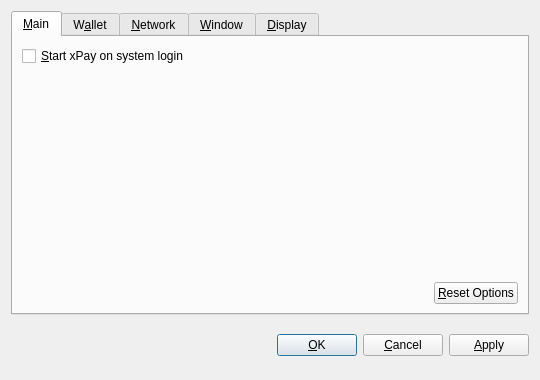
<?xml version="1.0" encoding="UTF-8"?>
<ui version="4.0">
 <class>OptionsDialog</class>
 <widget class="QDialog" name="OptionsDialog">
  <property name="geometry">
   <rect>
    <x>0</x>
    <y>0</y>
    <width>540</width>
    <height>380</height>
   </rect>
  </property>
  <property name="windowTitle">
   <string>Options</string>
  </property>
  <property name="modal">
   <bool>true</bool>
  </property>
  <layout class="QVBoxLayout" name="verticalLayout">
   <item>
    <widget class="QTabWidget" name="tabWidget">
     <property name="tabPosition">
      <enum>QTabWidget::North</enum>
     </property>
     <property name="currentIndex">
      <number>0</number>
     </property>
     <widget class="QWidget" name="tabMain">
      <attribute name="title">
       <string>&amp;Main</string>
      </attribute>
      <layout class="QVBoxLayout" name="verticalLayout_Main">
       <item>
        <widget class="QCheckBox" name="bitcoinAtStartup">
         <property name="toolTip">
          <string>Automatically start xPay after logging in to the system.</string>
         </property>
         <property name="text">
          <string>&amp;Start xPay on system login</string>
         </property>
        </widget>
       </item>
       <item>
        <spacer name="verticalSpacer_Main">
         <property name="orientation">
          <enum>Qt::Vertical</enum>
         </property>
         <property name="sizeHint" stdset="0">
          <size>
           <width>20</width>
           <height>40</height>
          </size>
         </property>
        </spacer>
       </item>
       <item>
        <layout class="QHBoxLayout" name="horizontalLayout_2_Main">
         <item>
          <spacer name="horizontalSpacer_2_Main">
           <property name="orientation">
            <enum>Qt::Horizontal</enum>
           </property>
           <property name="sizeHint" stdset="0">
            <size>
             <width>40</width>
             <height>20</height>
            </size>
           </property>
          </spacer>
         </item>
         <item>
          <widget class="QPushButton" name="resetButton">
           <property name="toolTip">
            <string>Reset all client options to default.</string>
           </property>
           <property name="text">
            <string>&amp;Reset Options</string>
           </property>
           <property name="autoDefault">
            <bool>false</bool>
           </property>
          </widget>
         </item>
        </layout>
       </item>
      </layout>
     </widget>
     <widget class="QWidget" name="tabWallet">
      <attribute name="title">
       <string>W&amp;allet</string>
      </attribute>
      <layout class="QVBoxLayout" name="verticalLayout_Network">
       <item>
        <widget class="QLabel" name="transactionFeeInfoLabel">
         <property name="text">
          <string>Optional transaction fee per kB that helps make sure your transactions are processed quickly. Most transactions are 1 kB.</string>
         </property>
         <property name="textFormat">
          <enum>Qt::PlainText</enum>
         </property>
         <property name="wordWrap">
          <bool>true</bool>
         </property>
        </widget>
       </item>
       <item>
        <layout class="QHBoxLayout" name="horizontalLayout_1_Main">
         <item>
          <widget class="QLabel" name="transactionFeeLabel">
           <property name="text">
            <string>Pay transaction &amp;fee</string>
           </property>
           <property name="textFormat">
            <enum>Qt::PlainText</enum>
           </property>
           <property name="buddy">
            <cstring>transactionFee</cstring>
           </property>
          </widget>
         </item>
         <item>
          <widget class="BitcoinAmountField" name="transactionFee"/>
         </item>
         <item>
          <spacer name="horizontalSpacer_1_Main">
           <property name="orientation">
            <enum>Qt::Horizontal</enum>
           </property>
           <property name="sizeHint" stdset="0">
            <size>
             <width>40</width>
             <height>20</height>
            </size>
           </property>
          </spacer>
         </item>
        </layout>
       </item>
       <item>
        <widget class="QLabel" name="label">
         <property name="text">
          <string>If you disable the spending of unconfirmed change, the change from a transaction cannot be used until that transaction has at least one confirmation. This also affects how your balance is computed.</string>
         </property>
         <property name="wordWrap">
          <bool>true</bool>
         </property>
        </widget>
       </item>
       <item>
        <widget class="QCheckBox" name="spendZeroConfChange">
         <property name="text">
          <string>Spend unconfirmed change  (experts only)</string>
         </property>
        </widget>
       </item>
       <item>
        <spacer name="verticalSpacer">
         <property name="orientation">
          <enum>Qt::Vertical</enum>
         </property>
         <property name="sizeHint" stdset="0">
          <size>
           <width>20</width>
           <height>40</height>
          </size>
         </property>
        </spacer>
       </item>
      </layout>
     </widget>
     <widget class="QWidget" name="tabNetwork">
      <attribute name="title">
       <string>&amp;Network</string>
      </attribute>
      <layout class="QVBoxLayout" name="verticalLayout_Network">
       <item>
        <widget class="QCheckBox" name="mapPortUpnp">
         <property name="toolTip">
          <string>Automatically open the xPay client port on the router. This only works when your router supports UPnP and it is enabled.</string>
         </property>
         <property name="text">
          <string>Map port using &amp;UPnP</string>
         </property>
        </widget>
       </item>
       <item>
        <widget class="QCheckBox" name="connectSocks">
         <property name="toolTip">
          <string>Connect to the xPay network through a SOCKS proxy (e.g. when connecting through Tor).</string>
         </property>
         <property name="text">
          <string>&amp;Connect through SOCKS proxy:</string>
         </property>
        </widget>
       </item>
       <item>
        <layout class="QHBoxLayout" name="horizontalLayout_Network">
         <item>
          <widget class="QLabel" name="proxyIpLabel">
           <property name="text">
            <string>Proxy &amp;IP:</string>
           </property>
           <property name="textFormat">
            <enum>Qt::PlainText</enum>
           </property>
           <property name="buddy">
            <cstring>proxyIp</cstring>
           </property>
          </widget>
         </item>
         <item>
          <widget class="QValidatedLineEdit" name="proxyIp">
           <property name="maximumSize">
            <size>
             <width>140</width>
             <height>16777215</height>
            </size>
           </property>
           <property name="toolTip">
            <string>IP address of the proxy (e.g. 127.0.0.1)</string>
           </property>
          </widget>
         </item>
         <item>
          <widget class="QLabel" name="proxyPortLabel">
           <property name="text">
            <string>&amp;Port:</string>
           </property>
           <property name="textFormat">
            <enum>Qt::PlainText</enum>
           </property>
           <property name="buddy">
            <cstring>proxyPort</cstring>
           </property>
          </widget>
         </item>
         <item>
          <widget class="QLineEdit" name="proxyPort">
           <property name="maximumSize">
            <size>
             <width>55</width>
             <height>16777215</height>
            </size>
           </property>
           <property name="toolTip">
            <string>Port of the proxy (e.g. 9050)</string>
           </property>
          </widget>
         </item>
         <item>
          <widget class="QLabel" name="socksVersionLabel">
           <property name="text">
            <string>SOCKS &amp;Version:</string>
           </property>
           <property name="textFormat">
            <enum>Qt::PlainText</enum>
           </property>
           <property name="buddy">
            <cstring>socksVersion</cstring>
           </property>
          </widget>
         </item>
         <item>
          <widget class="QValueComboBox" name="socksVersion">
           <property name="toolTip">
            <string>SOCKS version of the proxy (e.g. 5)</string>
           </property>
          </widget>
         </item>
         <item>
          <spacer name="horizontalSpacer_Network">
           <property name="orientation">
            <enum>Qt::Horizontal</enum>
           </property>
           <property name="sizeHint" stdset="0">
            <size>
             <width>40</width>
             <height>20</height>
            </size>
           </property>
          </spacer>
         </item>
        </layout>
       </item>
       <item>
        <spacer name="verticalSpacer_Network">
         <property name="orientation">
          <enum>Qt::Vertical</enum>
         </property>
         <property name="sizeHint" stdset="0">
          <size>
           <width>20</width>
           <height>40</height>
          </size>
         </property>
        </spacer>
       </item>
      </layout>
     </widget>
     <widget class="QWidget" name="tabWindow">
      <attribute name="title">
       <string>&amp;Window</string>
      </attribute>
      <layout class="QVBoxLayout" name="verticalLayout_Window">
       <item>
        <widget class="QCheckBox" name="minimizeToTray">
         <property name="toolTip">
          <string>Show only a tray icon after minimizing the window.</string>
         </property>
         <property name="text">
          <string>&amp;Minimize to the tray instead of the taskbar</string>
         </property>
        </widget>
       </item>
       <item>
        <widget class="QCheckBox" name="minimizeOnClose">
         <property name="toolTip">
          <string>Minimize instead of exit the application when the window is closed. When this option is enabled, the application will be closed only after selecting Quit in the menu.</string>
         </property>
         <property name="text">
          <string>M&amp;inimize on close</string>
         </property>
        </widget>
       </item>
       <item>
        <spacer name="verticalSpacer_Window">
         <property name="orientation">
          <enum>Qt::Vertical</enum>
         </property>
         <property name="sizeHint" stdset="0">
          <size>
           <width>20</width>
           <height>40</height>
          </size>
         </property>
        </spacer>
       </item>
      </layout>
     </widget>
     <widget class="QWidget" name="tabDisplay">
      <attribute name="title">
       <string>&amp;Display</string>
      </attribute>
      <layout class="QVBoxLayout" name="verticalLayout_Display">
       <item>
        <layout class="QHBoxLayout" name="horizontalLayout_1_Display">
         <item>
          <widget class="QLabel" name="langLabel">
           <property name="text">
            <string>User Interface &amp;language:</string>
           </property>
           <property name="textFormat">
            <enum>Qt::PlainText</enum>
           </property>
           <property name="buddy">
            <cstring>lang</cstring>
           </property>
          </widget>
         </item>
         <item>
          <widget class="QValueComboBox" name="lang">
           <property name="toolTip">
            <string>The user interface language can be set here. This setting will take effect after restarting xPay.</string>
           </property>
          </widget>
         </item>
        </layout>
       </item>
       <item>
        <layout class="QHBoxLayout" name="horizontalLayout_2_Display">
         <item>
          <widget class="QLabel" name="unitLabel">
           <property name="text">
            <string>&amp;Unit to show amounts in:</string>
           </property>
           <property name="textFormat">
            <enum>Qt::PlainText</enum>
           </property>
           <property name="buddy">
            <cstring>unit</cstring>
           </property>
          </widget>
         </item>
         <item>
          <widget class="QValueComboBox" name="unit">
           <property name="toolTip">
            <string>Choose the default subdivision unit to show in the interface and when sending coins.</string>
           </property>
          </widget>
         </item>
        </layout>
       </item>
       <item>
        <widget class="QCheckBox" name="displayAddresses">
         <property name="toolTip">
          <string>Whether to show xPay addresses in the transaction list or not.</string>
         </property>
         <property name="text">
          <string>&amp;Display addresses in transaction list</string>
         </property>
        </widget>
       </item>
       <item>
        <widget class="QCheckBox" name="coinControlFeatures">
         <property name="toolTip">
          <string>Whether to show coin control features or not.</string>
         </property>
         <property name="text">
          <string>Display coin &amp;control features (experts only!)</string>
         </property>
        </widget>
       </item>
       <item>
        <spacer name="verticalSpacer_Display">
         <property name="orientation">
          <enum>Qt::Vertical</enum>
         </property>
         <property name="sizeHint" stdset="0">
          <size>
           <width>20</width>
           <height>40</height>
          </size>
         </property>
        </spacer>
       </item>
      </layout>
     </widget>
    </widget>
   </item>
   <item>
    <layout class="QHBoxLayout" name="horizontalLayout_Buttons">
     <item>
      <spacer name="horizontalSpacer_1">
       <property name="orientation">
        <enum>Qt::Horizontal</enum>
       </property>
       <property name="sizeHint" stdset="0">
        <size>
         <width>40</width>
         <height>48</height>
        </size>
       </property>
      </spacer>
     </item>
     <item>
      <widget class="QLabel" name="statusLabel">
       <property name="font">
        <font>
         <weight>75</weight>
         <bold>true</bold>
        </font>
       </property>
       <property name="text">
        <string/>
       </property>
       <property name="textFormat">
        <enum>Qt::PlainText</enum>
       </property>
       <property name="wordWrap">
        <bool>true</bool>
       </property>
      </widget>
     </item>
     <item>
      <spacer name="horizontalSpacer_2">
       <property name="orientation">
        <enum>Qt::Horizontal</enum>
       </property>
       <property name="sizeHint" stdset="0">
        <size>
         <width>40</width>
         <height>48</height>
        </size>
       </property>
      </spacer>
     </item>
     <item>
      <widget class="QPushButton" name="okButton">
       <property name="text">
        <string>&amp;OK</string>
       </property>
      </widget>
     </item>
     <item>
      <widget class="QPushButton" name="cancelButton">
       <property name="text">
        <string>&amp;Cancel</string>
       </property>
       <property name="autoDefault">
        <bool>false</bool>
       </property>
      </widget>
     </item>
     <item>
      <widget class="QPushButton" name="applyButton">
       <property name="text">
        <string>&amp;Apply</string>
       </property>
       <property name="autoDefault">
        <bool>false</bool>
       </property>
      </widget>
     </item>
    </layout>
   </item>
  </layout>
 </widget>
 <customwidgets>
  <customwidget>
   <class>BitcoinAmountField</class>
   <extends>QSpinBox</extends>
   <header>bitcoinamountfield.h</header>
  </customwidget>
  <customwidget>
   <class>QValueComboBox</class>
   <extends>QComboBox</extends>
   <header>qvaluecombobox.h</header>
  </customwidget>
  <customwidget>
   <class>QValidatedLineEdit</class>
   <extends>QLineEdit</extends>
   <header>qvalidatedlineedit.h</header>
  </customwidget>
 </customwidgets>
 <resources/>
 <connections/>
</ui>
